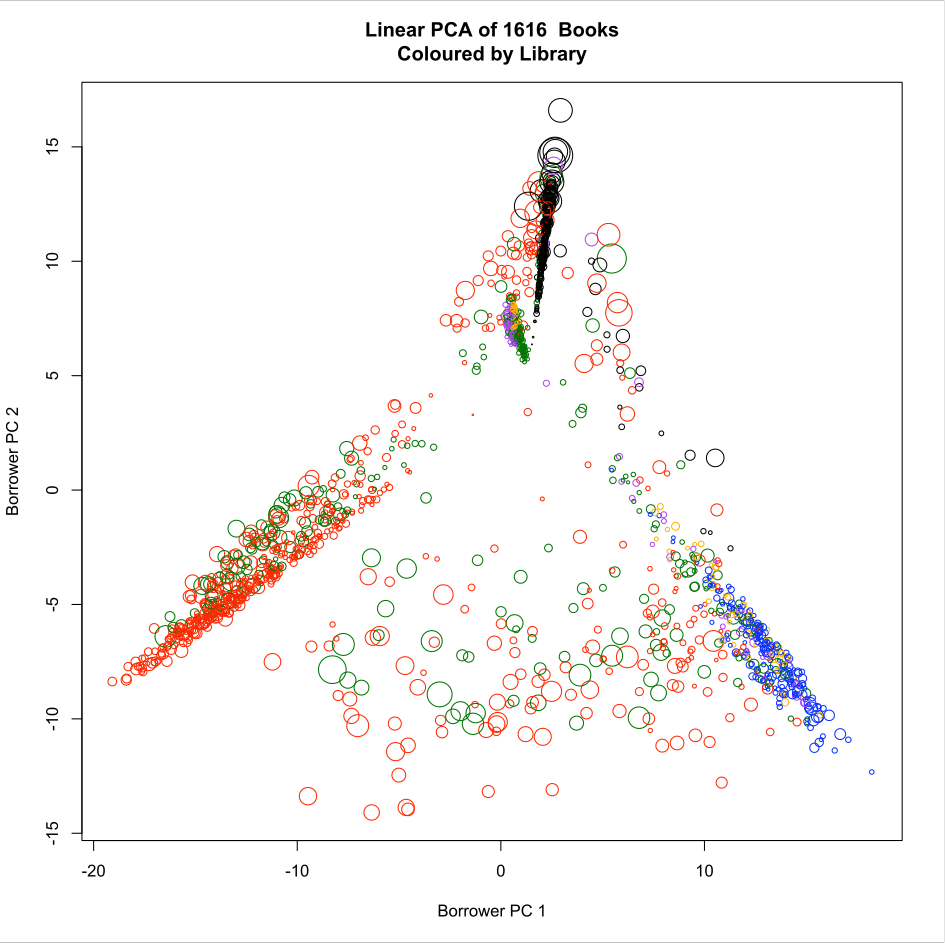

R code for this plot:
# Analysis of Books as vectors of Borrowers over all libraries.
library(RMySQL)
library(kernlab)

m <- dbDriver("MySQL")
con <- dbConnect(m, db="acrp", user="acrp", password="acrppass") #, client.flag = CLIENT_MULTI_STATEMENTS)

# Get all the popular loans
loans <- dbGetQuery(con, "select BorrowerID, WorkID from pop_loans")

# Get all the IDs of the popular books
workIDs <- dbGetQuery(con, 
"select 
	popular_works.WorkID 		as WorkID,
	tbllitwork.Title 			as Title,
	pop_loans.LibraryID 		as LibraryID,
	count(pop_loans.BorrowerID) as NumBorrowers
from 
	popular_works, pop_loans, tbllitwork
where 
	popular_works.WorkID = pop_loans.WorkID and
	popular_works.WorkID = tbllitwork.LitWorkID
group by
	popular_works.WorkID"
)
numWorks <- length(workIDs$WorkID)

# Get all the IDs of borrowers of popular books
borrowerIDs <- dbGetQuery(con, "select distinct BorrowerID from pop_loans")
numBorrowers <- length(borrowerIDs$BorrowerID)

getWorks <- function(borrowerID) { loans$WorkID[loans$BorrowerID == borrowerID] }
getBorrowers <- function(workID) { loans$BorrowerID[loans$WorkID == workID] }

# Compute docs table with works in rows 
docs <- matrix(nrow=numWorks, ncol=numBorrowers)
total <- length(borrowerIDs$BorrowerID)
bidx <- 0
for(b in borrowerIDs$BorrowerID) {
	bidx <- bidx + 1
	wIDs <- getWorks(b)
	if(bidx %% 100 == 0) { cat("Completed ", bidx, " of ", total, "\n") }
		
	numWorksRead <- length(wIDs)
	if(numWorksRead == 0) {
		cat("BorrowerID = ", b, " read ", numWorksRead, " book(s)\n")
	}

	docs[,bidx] <- as.numeric(workIDs$WorkID %in% wIDs)
}

# Normalise the rows (books)
# Similarity represents proportion of borrowers in common
ndocs <- t(apply(docs, 1, function(row) { sqrt(row / sum(row)) }))

# Compute the number of borrowers of each book
borrowCounts <- workIDs$NumBorrowers
borrowCounts <- borrowCounts / mean(borrowCounts)

kpc <- kpca(ndocs,kernel=vanilladot,kpar=list(),features=2);
xys <- rotated(kpc)
workIDs$x <- xys[,1]
workIDs$y <- xys[,2]

# Simple mapping from LibraryID to color with hand-chosen colours
libcolour <- function(libid) {
	c("blue", "red", "", "darkgreen", "black", "", "", "orange", "purple")[libid %% 10]
}

plot(xys, 
	xlab="Borrower PC 1", ylab="Borrower PC 2", 
	main=paste("Linear PCA of", numWorks, " Books\nColoured by Library"),
	col=sapply(workIDs$LibraryID, libcolour),
	cex=borrowCounts
)
